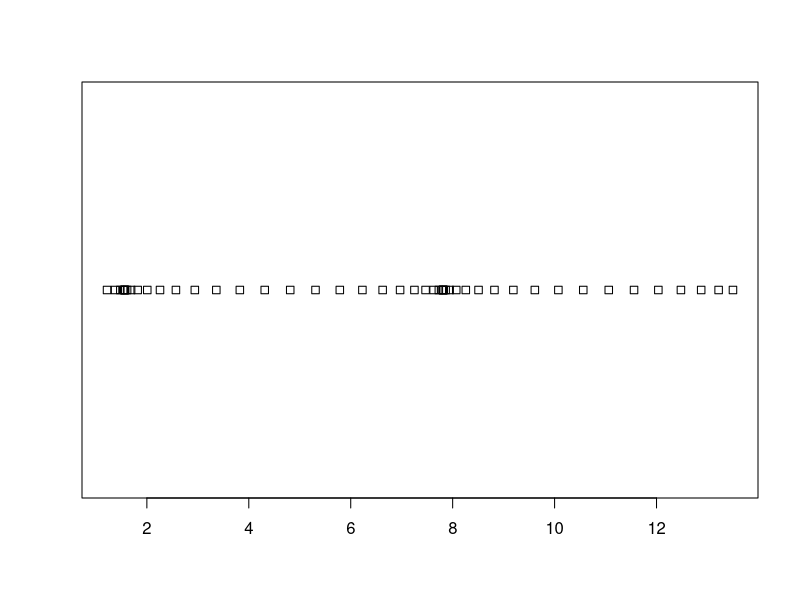
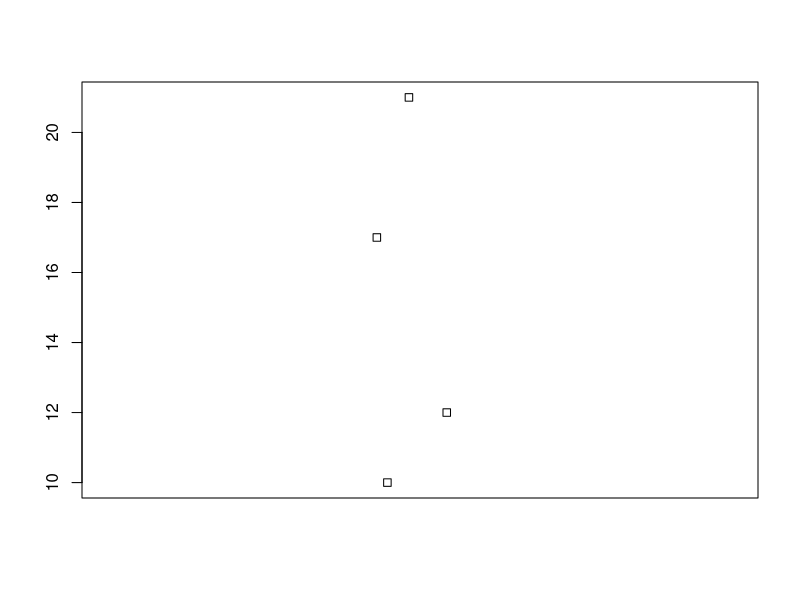

Recreate these plots in R, in order.
x <- c(1:50)
y <- x/4 + cos(x/50.0*4.0*pi)

x11()

stripchart(y)

z <- locator(1) # wait for mouse click or enter pressed

foo <- c(10, 12, 17, 21)
stripchart(foo, vertical=TRUE, method="jitter")

z <- locator(1)
